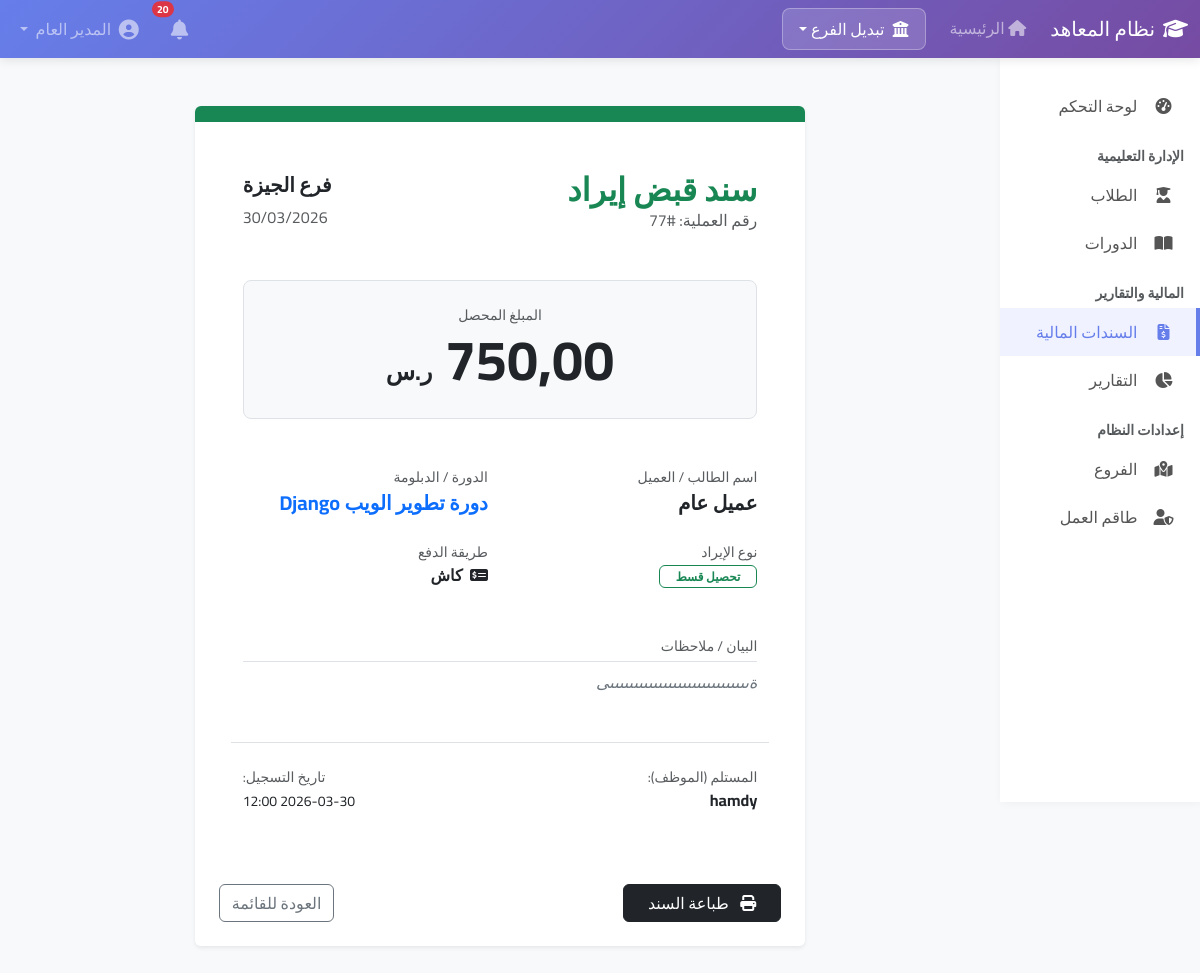
Screenshot of /transactions/income/77/ (signed in) with the database file from the repository.
### accounts/models.py (models this page shows, shortened)
class User(AbstractUser):
    USER_TYPE_CHOICES = [
        ('admin', 'مدير النظام'),
        ('branch_manager', 'مدير فرع'),
        ('employee', 'موظف'),
        ('regional_manager', 'مدير إقليمي'),  # إضافة هذا النوع
        ('accountant', 'محاسب'),
    ]
    user_type = models.CharField(max_length=20, choices=USER_TYPE_CHOICES, default='employee', verbose_name='نوع المستخدم')
    branch = models.ForeignKey(Branch, on_delete=models.SET_NULL, null=True, blank=True, verbose_name='الفرع')
    managed_branches = models.ManyToManyField(Branch, blank=True, related_name='regional_managers',
                                             verbose_name='الفروع التي يديرها')
    phone = models.CharField(max_length=20, blank=True, verbose_name='رقم الهاتف')
    is_active = models.BooleanField(default=True, verbose_name='نشط')
    created_at = models.DateTimeField(auto_now_add=True, verbose_name='تاريخ الإنشاء')
    class Meta:
        verbose_name = 'مستخدم'
        verbose_name_plural = 'المستخدمين'
    def is_admin(self):
        return self.user_type == 'admin'

### transactions/models.py (models this page shows, shortened)
class Income(models.Model):
    INCOME_TYPE_CHOICES = [
        ('registration', 'تسجيل جديد'),
        ('installment', 'تحصيل قسط'),
    ]
    PAYMENT_METHOD_CHOICES = [
        ('mada', 'مدى'),
        ('visa', 'فيزا'),
        ('bank_transfer', 'تحويل بنكي'),
    ]
    PAYMENT_LOCATION_CHOICES = [
        ('in_person', 'حضوري'),
        ('remote', 'عن بعد'),
    ]
    branch = models.ForeignKey(Branch, on_delete=models.CASCADE, verbose_name='الفرع')
    date = models.DateField(verbose_name='التاريخ')
    income_type = models.CharField(max_length=15, choices=INCOME_TYPE_CHOICES, verbose_name='نوع الإيراد')
    student = models.ForeignKey(Student, on_delete=models.CASCADE, verbose_name='الطالب')
    course = models.ForeignKey(Course, on_delete=models.CASCADE, verbose_name='الدورة/الدبلومة')
    amount = models.DecimalField(max_digits=10, decimal_places=2, verbose_name='المبلغ')
    installment = models.ForeignKey(
        'students.Installment',
        on_delete=models.SET_NULL,
        null=True,
        blank=True,
        verbose_name='القسط المرتبط'
    )
    payment_method = models.CharField(max_length=15, choices=PAYMENT_METHOD_CHOICES, verbose_name='طريقة الدفع')
    payment_location = models.CharField(max_length=10, choices=PAYMENT_LOCATION_CHOICES, verbose_name='مكان الدفع')
    bank_account_number = models.CharField(max_length=50, blank=True, null=True, verbose_name='رقم الحساب البنكي')
    collected_by = models.ForeignKey(User, on_delete=models.SET_NULL, null=True, verbose_name='حصل بواسطة')
    notes = models.TextField(blank=True, verbose_name='ملاحظات')
    created_at = models.DateTimeField(auto_now_add=True, verbose_name='تاريخ الإنشاء')
    enrollment = models.ForeignKey(
        'students.Enrollment',  # assuming Enrollment is in students app
        on_delete=models.CASCADE,
        null=True, blank=True,
        related_name='payments',
        verbose_name='التسجيل'
    )
    class Meta:
        verbose_name = 'إيراد'
        verbose_name_plural = 'الإيرادات'
        ordering = ['-date', '-created_at']

### branches/models.py (models this page shows, shortened)
class Branch(models.Model):
    name = models.CharField(max_length=100, verbose_name='اسم الفرع')
    code = models.CharField(max_length=10, unique=True, verbose_name='كود الفرع')
    address = models.TextField(blank=True, verbose_name='العنوان')
    phone = models.CharField(max_length=20, blank=True, verbose_name='رقم الهاتف')
    email = models.EmailField(blank=True, verbose_name='البريد الإلكتروني')
    is_active = models.BooleanField(default=True, verbose_name='نشط')
    created_at = models.DateTimeField(auto_now_add=True, verbose_name='تاريخ الإنشاء')

### courses/models.py (models this page shows, shortened)
class Course(models.Model):
    COURSE_TYPE_CHOICES = [
        ('diploma', 'دبلوم'),
        ('course', 'دورة'),
    ]
    name = models.CharField(max_length=200, verbose_name='اسم الدورة/الدبلومة')
    code = models.CharField(max_length=20, unique=True, verbose_name='كود الدورة')
    course_type = models.CharField(max_length=10, choices=COURSE_TYPE_CHOICES, verbose_name='النوع')
    description = models.TextField(blank=True, verbose_name='الوصف')
    price = models.DecimalField(max_digits=10, decimal_places=2, verbose_name='السعر')
    duration_days = models.PositiveIntegerField(default=30, verbose_name='المدة (بالأيام)')
    branches = models.ManyToManyField(Branch, related_name='courses', verbose_name='الفروع المتاحة')
    is_active = models.BooleanField(default=True, verbose_name='نشطة')
    created_at = models.DateTimeField(auto_now_add=True, verbose_name='تاريخ الإنشاء')
    class Meta:
        verbose_name = 'دورة/دبلومة'
        verbose_name_plural = 'الدورات والدبلومات'
        ordering = ['-created_at']

### transactions/views.py (the view)
# urls.py: path('income/<int:pk>/', views.income_detail, name='income_detail'),
@login_required
@permission_required('transactions.view_income', raise_exception=True)
def income_detail(request, pk):
    income = get_object_or_404(Income, pk=pk)
    user = request.user
    can_view = user.is_admin() or \
               (user.user_type == 'regional_manager' and income.branch in user.managed_branches.all()) or \
               (user.branch == income.branch)
    if not can_view:
        raise PermissionDenied
    return render(request, 'transactions/income_detail.html', {'income': income})

### templates/transactions/income_detail.html (shortened to what this page needs)
{% extends 'base.html' %}
{% block content %}
<div class="container py-4">
    <div class="row justify-content-center">
        <div class="col-lg-8">
            <div class="card border-0 shadow-sm overflow-hidden">
                <div class="bg-success py-2"></div>
                <div class="card-body p-5">
                    <div class="d-flex justify-content-between align-items-center mb-5">
                        <div>
                            <h2 class="fw-bold text-success mb-0">سند قبض إيراد</h2>
                            <span class="text-muted">رقم العملية: #{{ income.id }}</span>
                        </div>
                        <div class="text-end">
                            <h5 class="fw-bold">{{ income.branch.name }}</h5>
                            <p class="text-muted mb-0">{{ income.date|date:"d/m/Y" }}</p>
                        </div>
                    </div>
                    <div class="bg-light p-4 rounded-3 text-center mb-5 border">
                        <span class="d-block text-muted small text-uppercase">المبلغ المحصل</span>
                        <h1 class="display-4 fw-bold text-dark mb-0">{{ income.amount|floatformat:2 }} <small class="fs-4">ر.س</small></h1>
                    </div>
                    <div class="row g-4 mb-5">
                        <div class="col-md-6">
                            <label class="text-muted small d-block">اسم الطالب / العميل</label>
                            <span class="fw-bold fs-5">{{ income.student.get_full_name|default:"عميل عام" }}</span>
                        </div>
                        <div class="col-md-6">
                            <label class="text-muted small d-block">الدورة / الدبلومة</label>
                            <span class="fw-bold fs-5 text-primary">{{ income.course.name|default:"غير محدد" }}</span>
                        </div>
                        <div class="col-md-6">
                            <label class="text-muted small d-block">نوع الإيراد</label>
                            <span class="badge bg-outline-success text-success border-success border px-3">
                                {{ income.get_income_type_display }}
                            </span>
                        </div>
                        <div class="col-md-6">
                            <label class="text-muted small d-block">طريقة الدفع</label>
                            <span class="fw-bold"><i class="fas fa-money-check-alt me-1"></i> كاش</span>
                        </div>
                    </div>
                    <div class="mb-5">
                        <label class="text-muted small d-block border-bottom pb-1 mb-2">البيان / ملاحظات</label>
                        <p class="fst-italic text-secondary">{{ income.notes|default:"لا توجد ملاحظات إضافية" }}</p>
                    </div>
                    <div class="row pt-4 border-top">
                        <div class="col-6">
                            <small class="d-block text-muted">المستلم (الموظف):</small>
                            <span class="fw-bold">{{ income.collected_by.get_full_name|default:income.collected_by.username }}</span>
                        </div>
                        <div class="col-6 text-end">
                            <small class="d-block text-muted">تاريخ التسجيل:</small>
                            <span class="small">{{ income.created_at|date:"Y-m-d H:i" }}</span>
                        </div>
                    </div>
                </div>
                <div class="card-footer bg-white p-4 border-top-0 d-flex justify-content-between d-print-none">
                    <button onclick="window.print();" class="btn btn-dark px-4">
                        <i class="fas fa-print me-2"></i> طباعة السند
                    </button>
                    <a href="{% url 'transactions:income_list' %}" class="btn btn-outline-secondary">العودة للقائمة</a>
                </div>
            </div>
        </div>
    </div>
</div>
{% endblock %}

### templates/base.html (shortened to what this page needs)
<!DOCTYPE html>
<html lang="ar" dir="rtl">
<head>
    <link rel="stylesheet" href="https://cdn.jsdelivr.net/npm/bootstrap@5.3.2/dist/css/bootstrap.rtl.min.css">
    <link rel="stylesheet" href="https://cdnjs.cloudflare.com/ajax/libs/font-awesome/6.4.0/css/all.min.css">
</head>
<body>
    {% if user.is_authenticated %}
    <nav class="navbar navbar-expand-lg navbar-dark sticky-top">
        <div class="container-fluid">
            <a class="navbar-brand" href="{% url 'dashboard:dashboard' %}">
                <i class="fas fa-graduation-cap me-2"></i>نظام المعاهد
            </a>
            <div class="collapse navbar-collapse" id="navbarNav">
                <ul class="navbar-nav me-auto">
                    <li class="nav-item">
                        <a class="nav-link" href="{% url 'dashboard:dashboard' %}"><i class="fas fa-home"></i> الرئيسية</a>
                    </li>
                    {% if user.is_superuser or user.user_type == 'admin' or user.user_type == 'regional_manager' %}
                    <li class="nav-item dropdown">
                        <a class="nav-link dropdown-toggle px-3 mx-lg-3 d-flex align-items-center"
                           href="#" id="branchSwitch" role="button" data-bs-toggle="dropdown" aria-expanded="false">
                            <i class="fas fa-university me-2"></i>
                            <span>{% if branch %}{{ branch.name }}{% else %}تبديل الفرع{% endif %}</span>
                        </a>
                    </li>
                    {% endif %}
                </ul>
                <ul class="navbar-nav align-items-center">
                    <li class="nav-item dropdown me-3">
                        <a class="nav-link position-relative" href="#" id="notificationsDropdown" data-bs-toggle="dropdown">
                            <i class="fas fa-bell fa-lg"></i>
                            <span id="notification-badge" class="position-absolute top-0 start-100 translate-middle badge rounded-pill bg-danger {% if unread_notifications_count == 0 %}d-none{% endif %}">
                            </span>
                        </a>
                    </li>
                    <li class="nav-item dropdown">
                        <a class="nav-link dropdown-toggle" href="#" data-bs-toggle="dropdown">
                            <i class="fas fa-user-circle fa-lg me-1"></i> {{ user.get_full_name|default:user.username }}
                        </a>
                    </li>
                </ul>
            </div>
        </div>
    </nav>
    <div class="container-fluid">
        <div class="row">
            <div class="col-md-2 sidebar p-0 d-none d-md-block sticky-top">
                <div class="py-4">
                    <nav class="nav flex-column">
                        <a class="nav-link {% if request.resolver_match.url_name == 'dashboard' %}active{% endif %}" href="{% url 'dashboard:dashboard' %}">
                            <i class="fas fa-tachometer-alt"></i> لوحة التحكم
                        </a>
                        <div class="px-3 mt-3 mb-1 text-muted small fw-bold text-uppercase">الإدارة التعليمية</div>
                        <a class="nav-link {% if 'students' in request.path %}active{% endif %}" href="{% url 'students:student_list' %}">
                            <i class="fas fa-user-graduate"></i> الطلاب
                        </a>
                        <a class="nav-link {% if 'courses' in request.path %}active{% endif %}" href="{% url 'courses:course_list' %}">
                            <i class="fas fa-book-open"></i> الدورات
                        </a>
                        <div class="px-3 mt-3 mb-1 text-muted small fw-bold text-uppercase">المالية والتقارير</div>
                        <a class="nav-link {% if 'transactions' in request.path %}active{% endif %}" href="{% url 'transactions:income_list' %}">
                            <i class="fas fa-file-invoice-dollar"></i> السندات المالية
                        </a>
                        <a class="nav-link {% if 'reports' in request.path %}active{% endif %}" href="{% url 'reports:reports_dashboard' %}">
                            <i class="fas fa-chart-pie"></i> التقارير
                        </a>
                        {% if user.is_superuser or user.user_type == 'admin' %}
                        <div class="px-3 mt-3 mb-1 text-muted small fw-bold text-uppercase">إعدادات النظام</div>
                        <a class="nav-link {% if 'branches' in request.path %}active{% endif %}" href="{% url 'branches:branch_list' %}">
                            <i class="fas fa-map-marked-alt"></i> الفروع
                        </a>
                        <a class="nav-link {% if 'accounts' in request.path %}active{% endif %}" href="{% url 'accounts:user_list' %}">
                            <i class="fas fa-user-shield"></i> طاقم العمل
                        </a>
                        {% endif %}
                    </nav>
                </div>
            </div>
            <div class="col-md-10 p-4">
                <div class="content-wrapper">
                    {% block content %}{% endblock %}
                </div>
            </div>
        </div>
    </div>
    {% else %}
        {% block auth_content %}{% endblock %}
    {% endif %}
</body>
</html>

### templates/base.html (style rules this page uses)
* { font-family: 'Cairo', sans-serif; }
body { background-color: #f8f9fa; overflow-x: hidden; }
.navbar { background: linear-gradient(135deg, #667eea 0%, #764ba2 100%); box-shadow: 0 2px 10px rgba(0,0,0,0.1); z-index: 1050; }
#branchSwitch { background-color: rgba(255, 255, 255, 0.15); border: 1px solid rgba(255, 255, 255, 0.3); border-radius: 8px; color: #fff !important; transition: all 0.3s; }
.sidebar { background: #fff; box-shadow: 2px 0 10px rgba(0,0,0,0.05); z-index: 1000; position: sticky; top: 56px; height: calc(100vh - 56px); }
.sidebar .nav-link { color: #555; padding: 12px 20px; transition: all 0.3s; border-right: 4px solid transparent; }
.sidebar .nav-link:hover, .sidebar .nav-link.active { background: #f0f2ff; color: #667eea; border-right-color: #667eea; }
.sidebar .nav-link i { width: 25px; text-align: center; margin-left: 10px; }
#notification-badge { font-size: 0.65rem; padding: 0.25em 0.5em; }

### rows the page displays
User: get_full_name "المدير العام"
Income: id "77", branch.name "فرع الجيزة", date "30/03/2026", student.get_full_name "عميل عام", course.name "دورة تطوير الويب Django", income_type "تحصيل قسط", notes "ةىىىىىىىىىىىىىىىىىىىىىىىىىىىىىى", collected_by.get_full_name "hamdy", created_at "2026-03-30 12:00"
